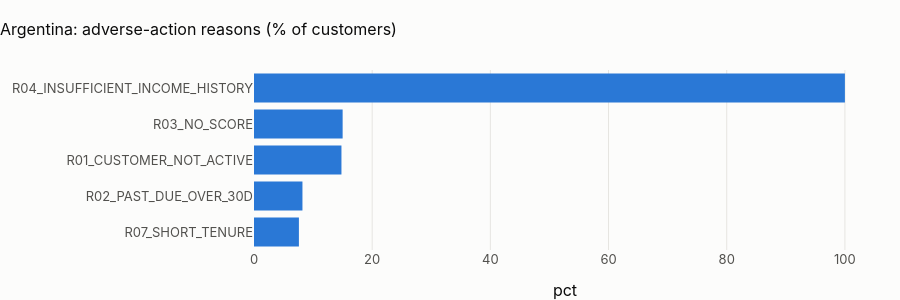

The notebook cell this image was saved under:
### Markdown cell above
## 1 · Credit eligibility

### Code cell
tx_end = pd.Timestamp(
    pl.q("select max(transaction_ts_utc) as d from {int_transactions_enriched}").d.iloc[0]
).date()
snap = pd.Timestamp(
    pl.q("select max(snapshot_date) as d from {feat_credit_eligibility_pit}").d.iloc[0]
).date()
el = pl.q("""select count(*) as customers, count(*) filter (where len(decline_reasons) = 0) as no_adverse_reason,
                    count(*) filter (where eligible_credit_card) as eligible_card,
                    count(*) filter (where eligible_personal_loan) as eligible_loan
             from {mart_credit_eligibility}""")
show(el, paging=False)
reasons = pl.q("""select r as reason, count(*) as customers,
                         round(100 * count(*) / (select count(*) from {mart_credit_eligibility}), 1) as pct
                  from (select unnest(decline_reasons) as r from {mart_credit_eligibility}) group by 1 order by 2 desc""")
fig = px.bar(
    reasons,
    x="pct",
    y="reason",
    orientation="h",
    title=f"{CTRY.title}: adverse-action reasons (% of customers)",
)
fig.update_layout(height=300, yaxis_title=None, yaxis=dict(autorange="reversed"))
fig.show()
display(
    Markdown(
        f"**{CTRY.title}: {int(el.eligible_card.iloc[0]):,} card and {int(el.eligible_loan.iloc[0]):,} loan approvals out of "
        f"{int(el.customers.iloc[0]):,} customers**; the leading reason is "
        f"{reasons.reason.iloc[0]} ({reasons.pct.iloc[0]} %). "
        + (
            f"Here the reason is the data's end: the eligibility snapshot looks at the six months before {snap}, and "
            f"the last transaction is dated {tx_end}, so no customer can show any income at all."
            if pd.Timestamp(tx_end) < pd.Timestamp(snap) - pd.DateOffset(months=6)
            else "Same mechanism as bank-wide: deposit-only, 0.8-a-month inflows cannot show regular income."
        )
    )
)

### Figure 1 — Plotly figure (JSON) as saved in the notebook; plotly's stock layout.template omitted (floating-point values rounded to 4 significant figures)
{"data": [{"hovertemplate": "pct=%{x}<br>reason=%{y}<extra></extra>", "legendgroup": "", "marker": {"color": "#2a78d6", "pattern": {"shape": ""}}, "name": "", "orientation": "h", "showlegend": false, "textposition": "auto", "type": "bar", "x": [100.0, 15.0, 14.8, 8.2, 7.6], "xaxis": "x", "y": ["R04_INSUFFICIENT_INCOME_HISTORY", "R03_NO_SCORE", "R01_CUSTOMER_NOT_ACTIVE", "R02_PAST_DUE_OVER_30D", "R07_SHORT_TENURE"], "yaxis": "y"}], "layout": {"barmode": "relative", "height": 300, "legend": {"tracegroupgap": 0}, "title": {"text": "Argentina: adverse-action reasons (% of customers)"}, "xaxis": {"anchor": "y", "domain": [0.0, 1.0], "title": {"text": "pct"}}, "yaxis": {"anchor": "x", "autorange": "reversed", "domain": [0.0, 1.0], "title": {}}}}
